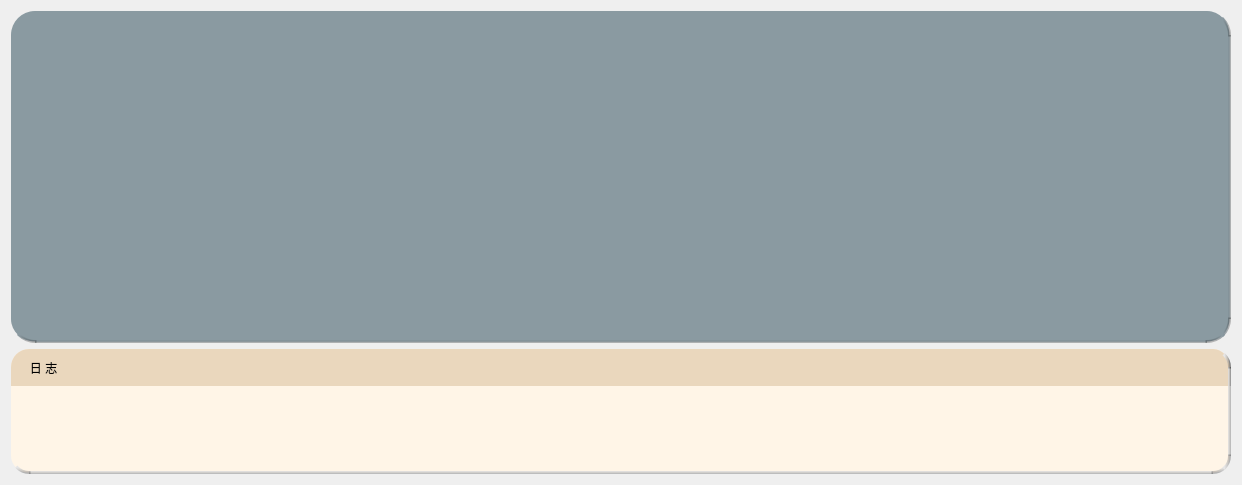
         <widget class="QWidget" name="widget_47" native="true">
          <layout class="QVBoxLayout" name="verticalLayout_13" stretch="1080,304">
           <item>
            <widget class="QWidget" name="widget_48" native="true">
             <property name="styleSheet">
              <string notr="true">#widget_48{
background-color: #8A9AA1;

border-radius: 24px;
 border-bottom: 3px solid qlineargradient(y0:0, y1:1,stop: 0 rgba(0, 0, 0, 0.25), stop: 1  #8A9AA1);
 border-right: 3px solid qlineargradient(x0:0, x1:1,stop: 0 rgba(0, 0, 0, 0.25), stop: 1  #8A9AA1);

background-image:url(://images/大厅俯视图2.png);
background-repeat:no-repeat;
background-position:center center;
}</string>
             </property>
             <layout class="QHBoxLayout" name="horizontalLayout_22">
              <item>
               <widget class="QGraphicsView" name="GraphicsView_page5">
                <property name="styleSheet">
                 <string notr="true">#GraphicsView_page5{
background-color: transparent
}</string>
                </property>
                <property name="verticalScrollBarPolicy">
                 <enum>Qt::ScrollBarAlwaysOff</enum>
                </property>
                <property name="horizontalScrollBarPolicy">
                 <enum>Qt::ScrollBarAlwaysOff</enum>
                </property>
               </widget>
              </item>
             </layout>
            </widget>
           </item>
           <item>
            <widget class="QWidget" name="widget_49" native="true">
             <property name="styleSheet">
              <string notr="true">#widget_49{background-color: #FFF5E7;
 border-bottom: 3px solid qlineargradient(y0:0, y1:1,stop: 0 rgba(0, 0, 0, 0.25), stop: 1  #E6E5E5);
 border-right: 3px solid qlineargradient(x0:0, x1:1,stop: 0 rgba(0, 0, 0, 0.25), stop: 1  #E6E5E5);
border-radius: 18px;}</string>
             </property>
             <layout class="QVBoxLayout" name="verticalLayout_16">
              <property name="spacing">
               <number>0</number>
              </property>
              <property name="leftMargin">
               <number>0</number>
              </property>
              <property name="topMargin">
               <number>0</number>
              </property>
              <property name="rightMargin">
               <number>0</number>
              </property>
              <property name="bottomMargin">
               <number>0</number>
              </property>
              <item>
               <widget class="QWidget" name="widget_30" native="true">
                <property name="maximumSize">
                 <size>
                  <width>16777215</width>
                  <height>40</height>
                 </size>
                </property>
                <property name="autoFillBackground">
                 <bool>false</bool>
                </property>
                <property name="styleSheet">
                 <string notr="true">#widget_30{background-color: #EAD7BD;
border-top-left-radius: 18px;
border-top-right-radius: 18px;
 border-right: 3px solid qlineargradient(x0:0, x1:1,stop: 0 rgba(0, 0, 0, 0.25), stop: 1  #E6E5E5);}</string>
                </property>
                <layout class="QHBoxLayout" name="horizontalLayout_14">
                 <item>
                  <widget class="QLabel" name="label">
                   <property name="text">
                    <string>   日 志</string>
                   </property>
                  </widget>
                 </item>
                 <item>
                  <spacer name="horizontalSpacer_6">
                   <property name="orientation">
                    <enum>Qt::Horizontal</enum>
                   </property>
                   <property name="sizeHint" stdset="0">
                    <size>
                     <width>1164</width>
                     <height>19</height>
                    </size>
                   </property>
                  </spacer>
                 </item>
                </layout>
               </widget>
              </item>
              <item>
               <widget class="QWidget" name="widget_31" native="true">
                <layout class="QHBoxLayout" name="horizontalLayout_19">
                 <item>
                  <widget class="QListView" name="ListView_page5">
                   <property name="styleSheet">
                    <string notr="true">background-color: transparent;</string>
                   </property>
                  </widget>
                 </item>
                </layout>
               </widget>
              </item>
             </layout>
            </widget>
           </item>
          </layout>
         </widget>
